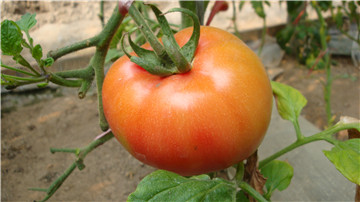
#> input picture EM5012MultidimensionalDigitalImageProcessingTechniques/hw5input_rgb.jpg, 360 x 202 px
$ python Homework5.py   (older library calls are emulated)
#> lines starting #> are read from the running program, lines starting #| are printed output that depends on the picture
import cv2
import numpy as np
import matplotlib.pyplot as plt
import tkinter as tk
from tkinter import filedialog, messagebox
from PIL import Image
# ========================
# Question 1: (a)
# ========================
def apply_filter(image, kernel):
    """
    Function to apply a spatial filter.
    :param image: The image to be filtered (grayscale or color).
    :param kernel: The filter matrix (kernel) to be applied.
    :return: The filtered image.
    """
    return cv2.filter2D(image, -1, kernel)
# Select images (grayscale and color images)
root = tk.Tk()
root.withdraw()
# Open the file selector window
file_path_rgb = filedialog.askopenfilename(
    title="Bir renkli görüntü dosyası seçin",
    filetypes=[("Image files", "*.png;*.jpg;*.jpeg;*.bmp;*.gif")]
)
#> the answer given: hw5input_rgb.jpg
# Write selected file path
if file_path_rgb:
    print(f"Seçilen dosya: {file_path_rgb}")
    try:
        # Open the image and check color domain
        color_image = Image.open(file_path_rgb)
#> color_image is the input picture: PIL image 360x202 RGB; mean R, G, B 143.5, 119.3, 75.5
        if color_image.mode != 'RGB':
            messagebox.showerror("Hata", "Seçilen dosya RGB formatında değil. Lütfen RGB formatında bir dosya seçin.")
            exit()  # Exit the program
    except Exception as e:
        messagebox.showerror("Hata", f"Görüntü açılamadı: {e}")
        exit()  # Exit the program
else:
    print("Hiçbir dosya seçilmedi.")
    exit() # Exit the program

# Open the file selector window
file_path_gray = filedialog.askopenfilename(
    title="Bir gri görüntü dosyası seçin",
    filetypes=[("Image files", "*.png;*.jpg;*.jpeg;*.bmp;*.gif")]
)
#> the answer given: hw4Input.png
# Write selected file path
if file_path_gray:
    print(f"Seçilen dosya: {file_path_gray}")
    try:
        # Open the image and check color domain
        gray_image = Image.open(file_path_gray)
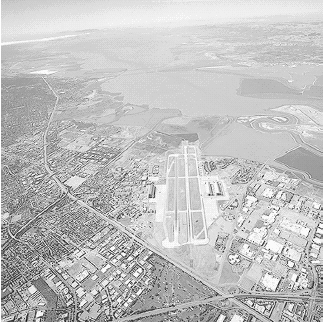
#> input picture EM5012MultidimensionalDigitalImageProcessingTechniques/hw4Input.png, 324 x 322 px
#> gray_image is the input picture: PIL image 324x322 L; min 11, max 255, mean 192.7
        if gray_image.mode != 'L':  # Check Grayscale (L) mode
            messagebox.showerror("Hata",
                                 "Seçilen dosya Grayscale formatında değil. Lütfen Grayscale formatında bir dosya seçin.")
            exit()  # Exit the program
    except Exception as e:
        messagebox.showerror("Hata", f"Görüntü açılamadı: {e}")
        exit()  # Exit the program
else:
    print("Hiçbir dosya seçilmedi.")
    exit() # Exit the program
root.destroy()
color_image = cv2.cvtColor(np.array(color_image), cv2.COLOR_RGB2BGR)
#> color_image: shape (202, 360, 3)
gray_image = np.array(gray_image)

# Average filters (3x3, 9x9, 15x15)
kernels = [np.ones((3, 3), np.float32) / 9,
           np.ones((9, 9), np.float32) / 81,
           np.ones((15, 15), np.float32) / 225]
# Apply filters and visualize the results
fig, axs = plt.subplots(2, 3, figsize=(15, 10))
for i, kernel in enumerate(kernels):
    # For grayscale image
    filtered_gray = apply_filter(gray_image, kernel)
    axs[0, i].imshow(filtered_gray, cmap='gray')
    axs[0, i].set_title(f'Gray {kernel.shape[0]}x{kernel.shape[1]} Filter')
    # For color image
    filtered_color = apply_filter(color_image, kernel)
    axs[1, i].imshow(cv2.cvtColor(filtered_color, cv2.COLOR_BGR2RGB))
    axs[1, i].set_title(f'Color {kernel.shape[0]}x{kernel.shape[1]} Filter')
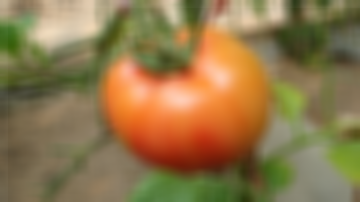
#> filtered_color: shape (202, 360, 3); mean B, G, R 75.2, 119, 143.3
plt.tight_layout()
plt.show()
# ========================
# Question 1: (b)
# ========================
def salt_and_pepper_noise(image, density):
    """
    Function that adds salt and pepper noise to an image.
    :param image: The input image.
    :param density: The noise density (between 0.0 and 1.0).
    :return: The noisy image.
    """
#> called with density = 0.15
    noisy_image = image.copy()
    total_pixels = noisy_image.size
#> total_pixels = 104328
    num_salt = int(density * total_pixels * 0.5)
#> num_salt = 7824
    num_pepper = int(density * total_pixels * 0.5)
#> num_pepper = 7824
    # Add salt noise
    salt_coords = [np.random.randint(0, i - 1, num_salt) for i in noisy_image.shape]
    noisy_image[salt_coords[0], salt_coords[1]] = 255
    # Add pepper noise
    pepper_coords = [np.random.randint(0, i - 1, num_pepper) for i in noisy_image.shape]
    noisy_image[pepper_coords[0], pepper_coords[1]] = 0
    return noisy_image
# Add salt and pepper noise
noisy_gray = salt_and_pepper_noise(gray_image, density=0.15)
noisy_color = salt_and_pepper_noise(color_image, density=0.15)
# Display the noisy images
fig, axs = plt.subplots(1, 2, figsize=(12, 6))
axs[0].imshow(noisy_gray, cmap='gray')
axs[0].set_title('Noisy Grayscale Image')
axs[1].imshow(cv2.cvtColor(noisy_color, cv2.COLOR_BGR2RGB))
axs[1].set_title('Noisy Color Image')
plt.tight_layout()
plt.show()
# ========================
# Question 1: (c)
# ========================
# Applying filter
filtered_noisy_gray = apply_filter(noisy_gray, kernels[1])
filtered_noisy_color = apply_filter(noisy_color, kernels[1])
# Display the filtered images
fig, axs = plt.subplots(1, 2, figsize=(12, 6))
axs[0].imshow(filtered_noisy_gray, cmap='gray')
axs[0].set_title('Noisy Grayscale Image - 9x9 Filter')
axs[1].imshow(cv2.cvtColor(filtered_noisy_color, cv2.COLOR_BGR2RGB))
axs[1].set_title('Noisy Color Image - 9x9 Filter')
plt.tight_layout()
plt.show()
# ========================
# Question 1: (d)
# ========================
def median_filter(image, kernel_size):
    """
    Function that applies a median filter to the image.
    :param image: The input image.
    :param kernel_size: The neighborhood size (e.g., 3x3, 5x5).
    :return: The image filtered with the median filter.
    """
#> called with kernel_size = 3
    return cv2.medianBlur(image, kernel_size)
#> returned value: shape (322, 324)
# Apply median filter (3x3 neighborhood)
median_filtered_gray = median_filter(noisy_gray, 3)
# Display the resulting image
plt.figure(figsize=(6, 6))
plt.imshow(median_filtered_gray, cmap='gray')
plt.title('Median Filter - 3x3 Neighborhood')
plt.show()
# ========================
# Question 2:
# ========================
# Apply the Sobel operator to calculate the gradients in the X and Y directions
sobel_x = cv2.Sobel(gray_image, cv2.CV_64F, 1, 0, ksize=3)  # Sobel in the X direction (horizontal edges)
sobel_y = cv2.Sobel(gray_image, cv2.CV_64F, 0, 1, ksize=3)  # Sobel in the Y direction (vertical edges)
# Compute the gradient magnitude (edge strength)
sobel_magnitude = cv2.magnitude(sobel_x, sobel_y)
# Visualize the Sobel gradients and original image
plt.figure(figsize=(12, 6))
# Original grayscale image
plt.subplot(1, 3, 1)
plt.imshow(gray_image, cmap='gray')
plt.title('Original Grayscale Image')
plt.axis('off')
# Sobel X direction (horizontal edges)
plt.subplot(1, 3, 2)
plt.imshow(sobel_x, cmap='gray')
plt.title('Sobel X (Horizontal Edges)')
plt.axis('off')
# Sobel Y direction (vertical edges)
plt.subplot(1, 3, 3)
plt.imshow(sobel_y, cmap='gray')
plt.title('Sobel Y (Vertical Edges)')
plt.axis('off')
plt.tight_layout()
plt.show()
# Visualize the Sobel gradient magnitude (edge strength)
plt.figure(figsize=(6, 6))
plt.imshow(sobel_magnitude, cmap='gray')
plt.title('Sobel Gradient Magnitude')
plt.axis('off')
plt.show()
# ========================
# Question 3:
# ========================
def convert_to_grayscale(image):
    """
    Converts a color image to grayscale using two methods:
    1. Average of RGB channels
    2. Weighted sum based on standard conversion formula
    """
    # Split the image into R, G, B channels
    (B, G, R) = cv2.split(image)
    # Method 1: Average of R, G, B channels
    gray_avg = np.mean(image, axis=2).astype(np.uint8)
    # Method 2: Standard weighted sum (0.2989*R + 0.5870*G + 0.1140*B)
    gray_weighted = cv2.cvtColor(image, cv2.COLOR_BGR2GRAY)
    return gray_avg, gray_weighted
# Convert the color image to grayscale using the two methods
gray_avg, gray_weighted = convert_to_grayscale(color_image)
# Visualize the results
plt.figure(figsize=(12, 6))
# Display the first grayscale image (average of RGB channels)
plt.subplot(1, 2, 1)
plt.imshow(gray_avg, cmap='gray')
plt.title('Grayscale (Average of RGB)')
plt.axis('off')
# Display the second grayscale image (weighted sum conversion)
plt.subplot(1, 2, 2)
plt.imshow(gray_weighted, cmap='gray')
plt.title('Grayscale (Weighted Sum: 0.2989R + 0.5870G + 0.1140B)')
plt.axis('off')
plt.tight_layout()
plt.show()
# ========================
# Question 4:
# ========================
def histogram_equalization_color(img):
    # Convert from BGR to RGB (OpenCV reads images in BGR format)
    img_rgb = cv2.cvtColor(img, cv2.COLOR_BGR2RGB)
    # Split the image into individual color channels (Red, Green, Blue)
    r, g, b = cv2.split(img_rgb)
    # Plot histograms before histogram equalization for each channel
    plt.figure(figsize=(12, 6))
    # Plot histograms for Red, Green, and Blue channels before equalization
    plt.subplot(2, 3, 1)
    plt.hist(r.ravel(), bins=256, color='red', alpha=0.7)
    plt.title('Red Histogram (Before)')
    plt.subplot(2, 3, 2)
    plt.hist(g.ravel(), bins=256, color='green', alpha=0.7)
    plt.title('Green Histogram (Before)')
    plt.subplot(2, 3, 3)
    plt.hist(b.ravel(), bins=256, color='blue', alpha=0.7)
    plt.title('Blue Histogram (Before)')
    # Apply histogram equalization to each color channel
    r_eq = cv2.equalizeHist(r)
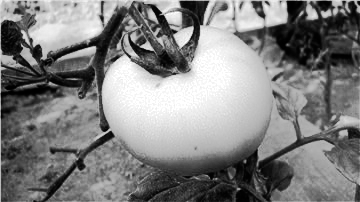
#> r_eq: shape (202, 360); min 0, max 255, mean 128.3
    g_eq = cv2.equalizeHist(g)
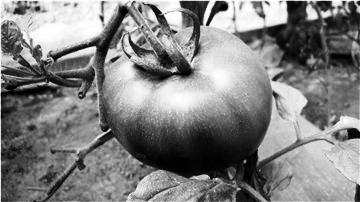
#> g_eq: shape (202, 360); min 0, max 255, mean 128.5
    b_eq = cv2.equalizeHist(b)
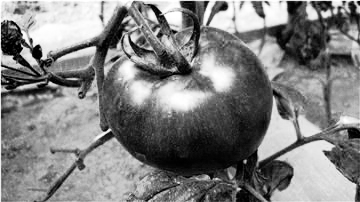
#> b_eq: shape (202, 360); min 0, max 255, mean 127.9
    # Merge the equalized channels back into a single image
    img_eq = cv2.merge([r_eq, g_eq, b_eq])
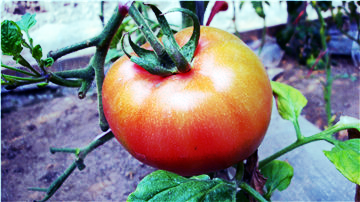
#> img_eq: shape (202, 360, 3); mean R, G, B 128.3, 128.5, 127.9
    # Plot histograms after histogram equalization for each channel
    plt.subplot(2, 3, 4)
    plt.hist(r_eq.ravel(), bins=256, color='red', alpha=0.7)
    plt.title('Red Histogram (After)')
    plt.subplot(2, 3, 5)
    plt.hist(g_eq.ravel(), bins=256, color='green', alpha=0.7)
    plt.title('Green Histogram (After)')
    plt.subplot(2, 3, 6)
    plt.hist(b_eq.ravel(), bins=256, color='blue', alpha=0.7)
    plt.title('Blue Histogram (After)')
    # Adjust layout to avoid overlap of plots
    plt.tight_layout()
    plt.show()
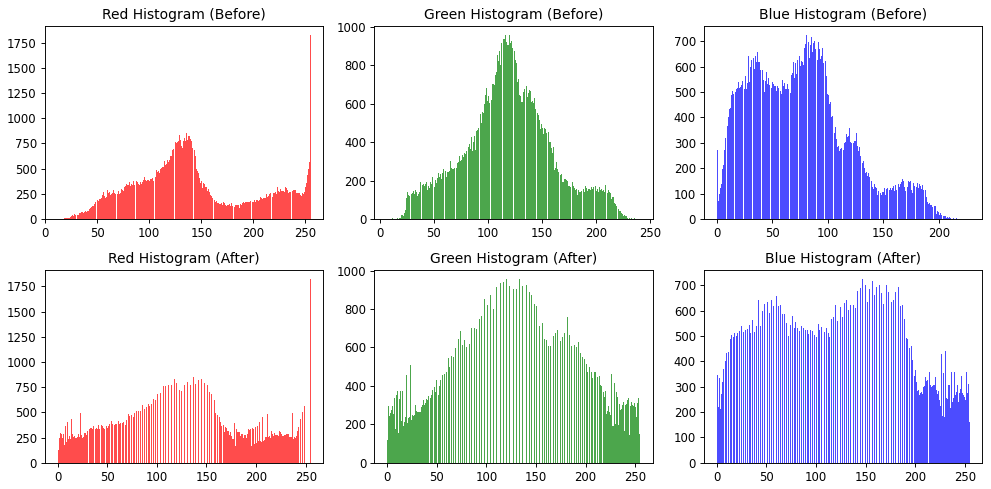
#> figure drawn by matplotlib, 6 panels; panel 1: tallest bar 1823 high, from x = 254.1 to 255; panel 3: tallest bar 724 high, from x = 80.16 to 81.05; panel 4: tallest bar 1823 high, from x = 254 to 255; panel 6: tallest bar 724 high, from x = 146.4 to 147.4
    # Visualize the equalized color image
    plt.figure(figsize=(8, 8))
    plt.imshow(img_eq)
    plt.title('Equalized Color Image')
    plt.axis('off')
    plt.show()
# Run the function with an image
histogram_equalization_color(color_image)
